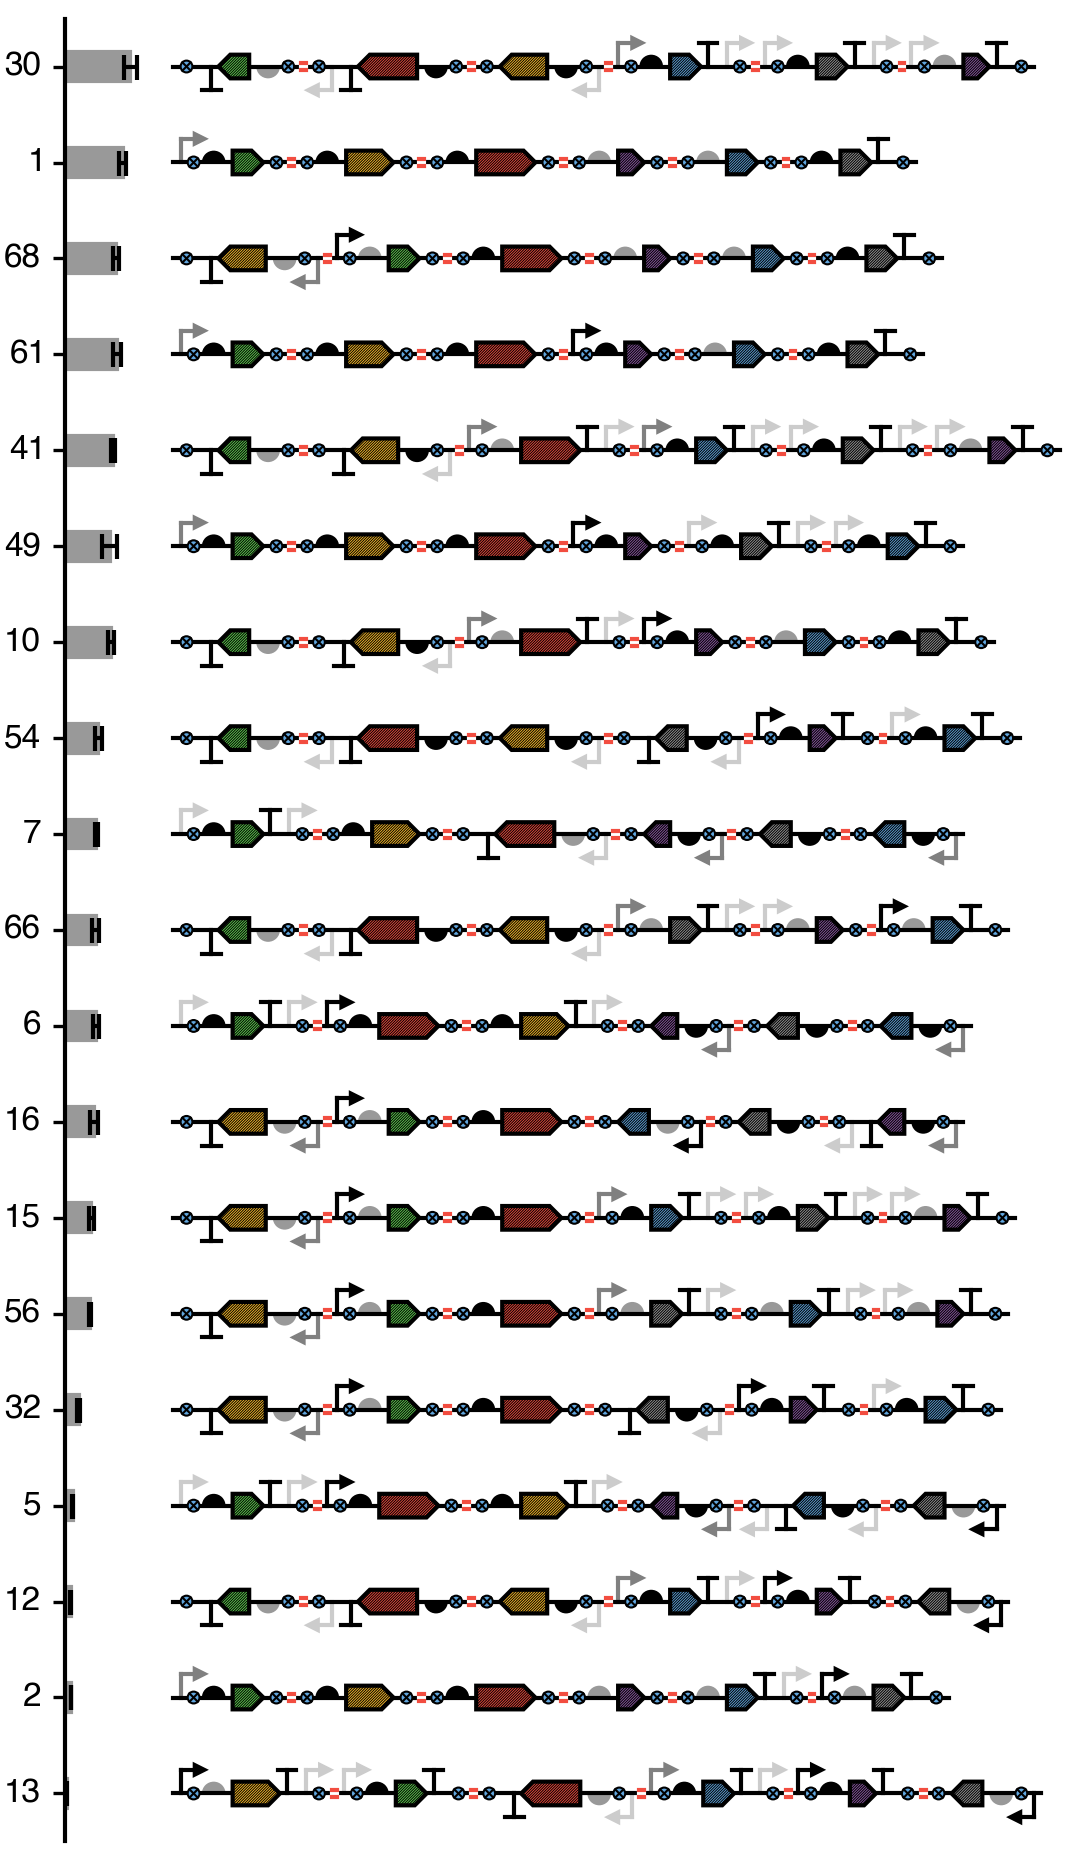

This chart was generated by the following Python code:
#!/usr/bin/env python
"""
    Customised version of plot_SBOL_designs.py app.
"""

import sys
import getopt
import csv
import dnaplotlib as dpl
import matplotlib.pyplot as plt
from argparse import ArgumentParser
import os.path
import matplotlib.gridspec as gridspec
import numpy as np

__author__  = 'Thomas E. Gorochowski <[email redacted]>, Voigt Lab, MIT'
__license__ = 'OSI Non-Profit OSL 3.0'
__version__ = '1.0'

def make_float_if_needed (s):
	try:
		float(s)
		return float(s)
	except ValueError:
		return s

def load_plot_parameters (filename):
	plot_params = {}
	param_reader = csv.reader(open(filename, 'rU'), delimiter=',')
	# Ignore header
	header = next(param_reader)
	# Process all parameters
	for row in param_reader:
		if len(row) >= 2:
			if row[1] != '':
				plot_params[row[0]] = make_float_if_needed(row[1])
	return plot_params

def load_part_information (filename):
	part_info = {}
	parts_reader = csv.reader(open(filename, 'rU'), delimiter=',')
	header = next(parts_reader)
	header_map = {}
	for i in range(len(header)):
		header_map[header[i]] = i
	attrib_keys = [k for k in header_map.keys() if k not in ['part_name', 'type']]
	for row in parts_reader:
		# Make the attributes map
		part_attribs_map = {}
		for k in attrib_keys:
			if row[header_map[k]] != '':
				if k == 'color' or k == 'label_color':
					part_attribs_map[k] = [float(x) for x in row[header_map[k]].split(';')]
				else:
					part_attribs_map[k] = make_float_if_needed(row[header_map[k]])
		part_name = row[header_map['part_name']]
		part_type = row[header_map['type']]
		part_info[part_name] = [part_name, part_type, part_attribs_map]
	return part_info

def load_perf_information (filename):
	perf_info = {}
	perf_reader = csv.reader(open(filename, 'rU'), delimiter=',')
	header = next(perf_reader)
	header_map = {}
	for i in range(len(header)):
		header_map[header[i]] = i
	attrib_keys = [k for k in header_map.keys() if k != 'Variant']
	for row in perf_reader:
		# Make the attributes map
		perf_attribs_map = {}
		for k in attrib_keys:
			if row[header_map[k]] != '':
				perf_attribs_map[k] = make_float_if_needed(row[header_map[k]])
		variant = row[header_map['Variant']]
		perf_info[variant] = perf_attribs_map
	return perf_info

def load_dna_designs (filename, part_info):
	dna_design_order = []
	dna_designs = {}
	design_reader = csv.reader(open(filename, 'rU'), delimiter=',')
	# Ignore header
	header = next(design_reader)
	# Process all parameters
	for row in design_reader:
		if len(row[0]) != '':
			part_list = []
			for i in range(1,len(row)):
				# Handle reverse parts
				fwd = True
				part_name = row[i]
				if len(part_name) != 0:
					if part_name[0] == 'r':
						part_name = part_name[1:]
						fwd = False
					# Store the design
					part_design = {}
					cur_part_info = part_info[part_name]
					part_design['type'] = cur_part_info[1]
					part_design['name'] = part_name #needed to add part name for regulation
					part_design['fwd']  = fwd       #needed to add fwd for regulation
					if fwd == True:
						part_design['start'] = i
						part_design['end'] = i+1
					else:
						part_design['end'] = i
						part_design['start'] = i+1
					part_design['opts'] = cur_part_info[2]
					part_list.append(part_design)
			dna_designs[row[0]] = part_list
			dna_design_order.append(row[0])
	return dna_designs, dna_design_order

def extract_dict_attribs (d, dict_keys, attrib_key):
	out = []
	for d_key in dict_keys:
		out.append(d[d_key][attrib_key])
	return out

def plot_dna (dna_designs, dna_design_order, out_filename, plot_params, perf_data):
	# Create the renderer
	if 'axis_y' not in plot_params.keys():
		plot_params['axis_y'] = 35
	left_pad = 0.0
	right_pad = 0.0
	scale = 1.0
	linewidth = 1.0
	fig_y = 5.0
	fig_x = 5.0
	if 'backbone_pad_left' in plot_params.keys():
		left_pad = plot_params['backbone_pad_left']
	if 'backbone_pad_right' in plot_params.keys():
		right_pad = plot_params['backbone_pad_right']
	if 'scale' in plot_params.keys():
		scale = plot_params['scale']
	if 'linewidth' in plot_params.keys():
		linewidth = plot_params['linewidth']
	if 'fig_y' in plot_params.keys():
		fig_y = plot_params['fig_y']
	if 'fig_x' in plot_params.keys():
		fig_x = plot_params['fig_x']
	dr = dpl.DNARenderer(scale=scale, linewidth=linewidth,
		                 backbone_pad_left=left_pad, 
		                 backbone_pad_right=right_pad)

	# We default to the SBOL part renderers
	part_renderers = dr.SBOL_part_renderers()

    # Create the figure
	fig = plt.figure(figsize=(3.6,6.2))

	# Cycle through the designs an plot on individual axes
	design_list = sorted(dna_designs.keys())
	
	num_of_designs = len(design_list)
	ax_list = []
	max_dna_len = 0.0
	gs = gridspec.GridSpec(num_of_designs,2, width_ratios=[1,12])

	for i in range(len(dna_design_order)):
		# Create axis for the design and plot
		design =  dna_designs[dna_design_order[i]]

		ax = plt.subplot(gs[i, 1])

		#ax = fig.add_subplot(num_of_designs,2,(i*2)+2)
		if 'show_title' in plot_params.keys() and plot_params['show_title'] == 'Y':
			ax.set_title(design_list[i], fontsize=8)
		start, end = dr.renderDNA(ax, design, part_renderers)

		dna_len = end-start
		if max_dna_len < dna_len:
			max_dna_len = dna_len
		ax_list.append(ax)
	for ax in ax_list:
		ax.set_xticks([])
		ax.set_yticks([])
		# Set bounds
		ax.set_xlim([(-0.01*max_dna_len)-left_pad,
			        max_dna_len+(0.01*max_dna_len)+right_pad])
		ax.set_ylim([-14,14])
		ax.set_aspect('equal')
		ax.set_axis_off()

	# Plot the performance data
	perf_vals = extract_dict_attribs(perf_data, dna_design_order, 'Activity')
	perf_sd_vals = extract_dict_attribs(perf_data, dna_design_order, 'Activity_SD')

	ax_perf = plt.subplot(gs[:, 0])

	bar_height = 0.3

	ax_perf.plot([1],[1])
	ax_perf.spines['top'].set_visible(False)
	ax_perf.spines['bottom'].set_visible(False)
	ax_perf.spines['right'].set_visible(False)
	ax_perf.invert_yaxis()
	ax_perf.set_xticks([])
	ax_perf.yaxis.tick_left()
	ax_perf.yaxis.set_ticks_position('left')
	ax_perf.tick_params(axis='y', direction='out')
	ax_perf.tick_params('y', length=3, width=0.8, which='major', pad=2, labelsize=8)

	pos1 = np.arange(len(perf_vals))
	ax_perf.barh(pos1, perf_vals, height=bar_height, color=(0.6,0.6,0.6), edgecolor=(0.6,0.6,0.6))

	ax_perf.errorbar(perf_vals, pos1+(bar_height/2.0), fmt='none', xerr=perf_sd_vals, ecolor=(0,0,0), capthick=1)

	ax_perf.set_yticks(pos1+(bar_height/2.0))
	ax_perf.set_yticklabels(dna_design_order)

	ax_perf.set_ylim([max(pos1)+0.65, -0.35])
	ax_perf.set_xlim([0, 1062606*1.05])

	# Save the figure
	plt.subplots_adjust(hspace=0.001, wspace=0.05, top=0.99, bottom=0.01, left=0.06, right=0.99)
	fig.savefig(out_filename, transparent=True, dpi=300)
	# Clear the plotting cache
	plt.close('all')

def main():	
	# Process arguments
	plot_params = load_plot_parameters('plot_parameters.csv')
	part_info = load_part_information('part_information.csv')
	dna_designs, dna_design_order = load_dna_designs ('dna_designs.csv', part_info)
	perf_data =load_perf_information('performance.csv')

	plot_dna(dna_designs, dna_design_order, 'variants_library.pdf', plot_params, perf_data)
	plot_dna(dna_designs, dna_design_order, 'variants_library.png', plot_params, perf_data)

if __name__ == "__main__":
 	main()
